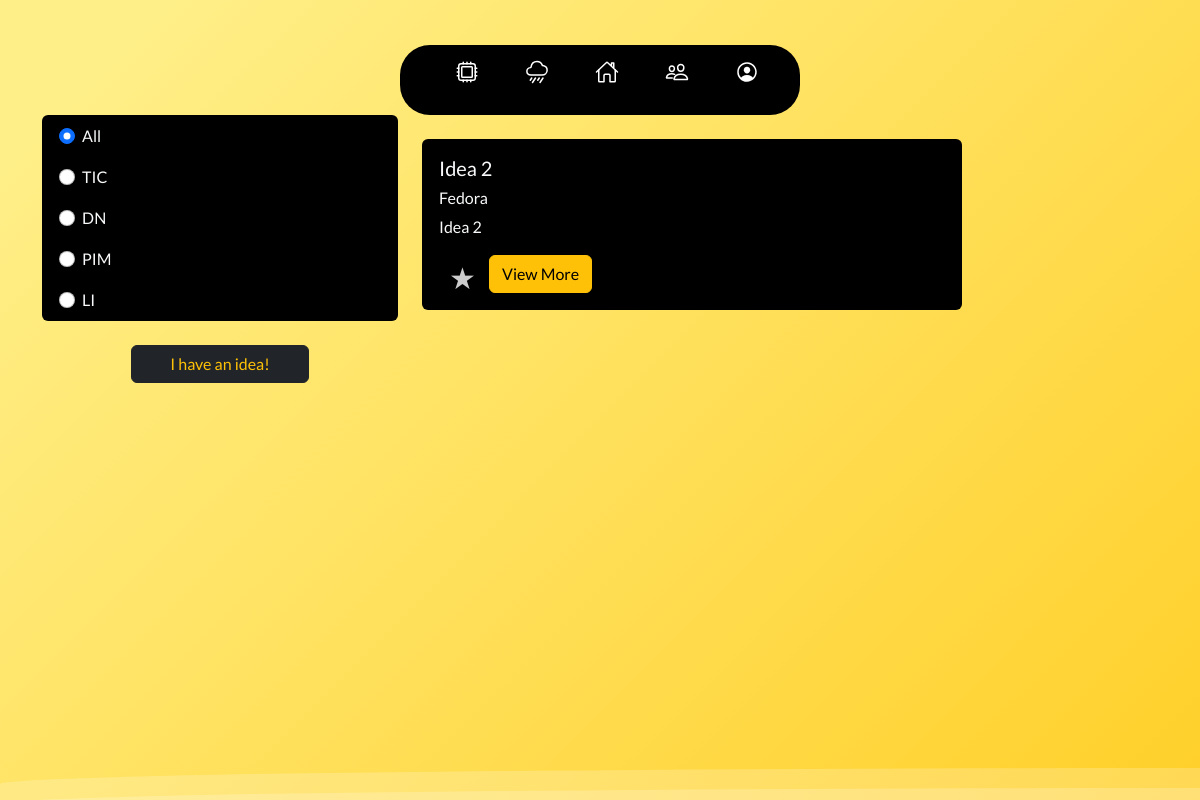
The app's page /Pages/ideas.php (signed in), older data.
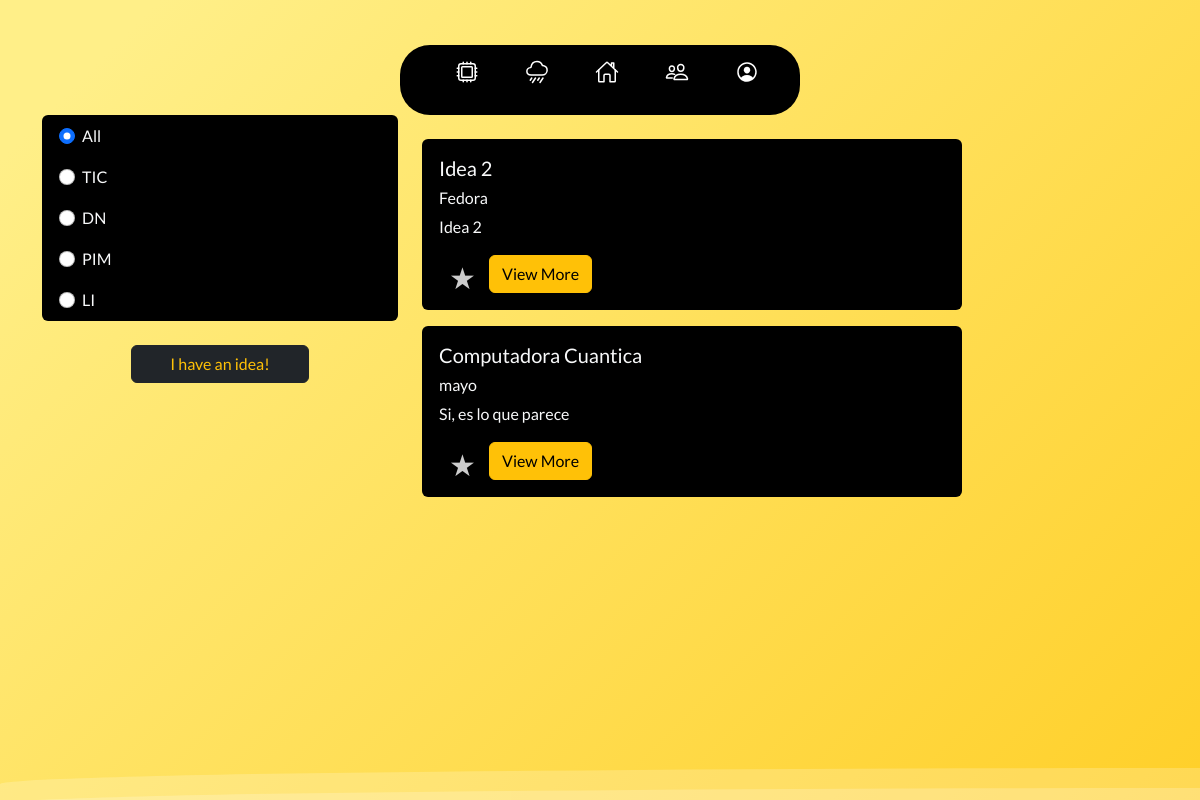
The same page, newer data.
### tables this page shows
CREATE TABLE `rain_ideas` (
  `id_rainideas` int(11) NOT NULL,
  `comment` longtext NOT NULL,
  `title` varchar(100) NOT NULL,
  `id_user` int(11) NOT NULL,
  `stars` int(11) NOT NULL,
  `active` tinyint(4) NOT NULL,
  `created_at` datetime NOT NULL,
  `updated_at` datetime NOT NULL,
  `description` varchar(255) DEFAULT NULL
);

CREATE TABLE `users` (
  `id_user` int(11) NOT NULL,
  `Username` varchar(255) NOT NULL,
  `user_email` varchar(255) NOT NULL,
  `user_password` varchar(255) NOT NULL,
  `id_type_user` int(11) NOT NULL,
  `id_group` int(11) NOT NULL,
  `id_team` int(11) NOT NULL,
  `active` tinyint(4) NOT NULL,
  `created_at` timestamp NOT NULL DEFAULT current_timestamp() ON UPDATE current_timestamp(),
  `updated_at` datetime NOT NULL,
  `descriptions` varchar(255) DEFAULT NULL,
  `pictures` varchar(255) DEFAULT NULL
);

### Pages/ideas.php (the view, shortened to what the changed rows need)
<?php
if (isset($_SESSION['email'])) {
 ?>
<!DOCTYPE html>
<html lang="en">
<head>
    <link href="https://cdn.jsdelivr.net/npm/bootstrap@5.2.2/dist/css/bootstrap.min.css" rel="stylesheet">
    <link rel="stylesheet" href="../Styles/navbar.css">
    <link rel="stylesheet" href="../Styles/items.css">
    <link rel="stylesheet" href="../Styles/ideas.css">
</head>
<body>
      <div class="container">
        <div class="row">
          <div class="col-8">
            <br>
            <?php
            include('../back-end/PDO.php');
            $query_show_all_project="SELECT rain_ideas.title,
            rain_ideas.description,
            users.Username
            FROM rain_ideas
            JOIN users
            ON rain_ideas.id_user=users.id_user;";
            $query_show_all_project_ex=$conn->query($query_show_all_project);
            $query_show_all_project_ex->setFetchMode(PDO::FETCH_ASSOC);
            while ($row=$query_show_all_project_ex->fetch()):
            ?>
            <div class="card mb-3 bg-black text-light" style="max-width: 540px;">
                <div class="row g-0">
                  <div class="col-md-12">
                    <div class="card-body">
                      <h5 class="card-title" name="idea-title" id="idea-title"><?php echo $row['title'];?></h5>
                      <h6 class="card-title" name="idea-user" id="idea-user"><?php echo $row['Username'];?></h6>
                      <p class="card-text" name="idea-group" id="idea-group"><?php echo $row['description'];?></p>
                      <div class="rate">
                        <label for="star" title="text">star</label>
                      </div>
                      <form action="../Pages/ideaViewMore.php">
                        <button class="btn btn-warning">View More</button>
                      </form>
                    </div>
                  </div>
                </div>
              </div>
              <?php endwhile;?>
          </div>
        </div>
      </div>
</body>
</html>
<?php
}else{
     header("Location: ../Pages/login.php");
     exit();
}
 ?>

Row changes from the older to the newer data that the page shows:
added rain_ideas: title "Computadora Cuantica", users.Username "mayo", description "Si, es lo que parece"
